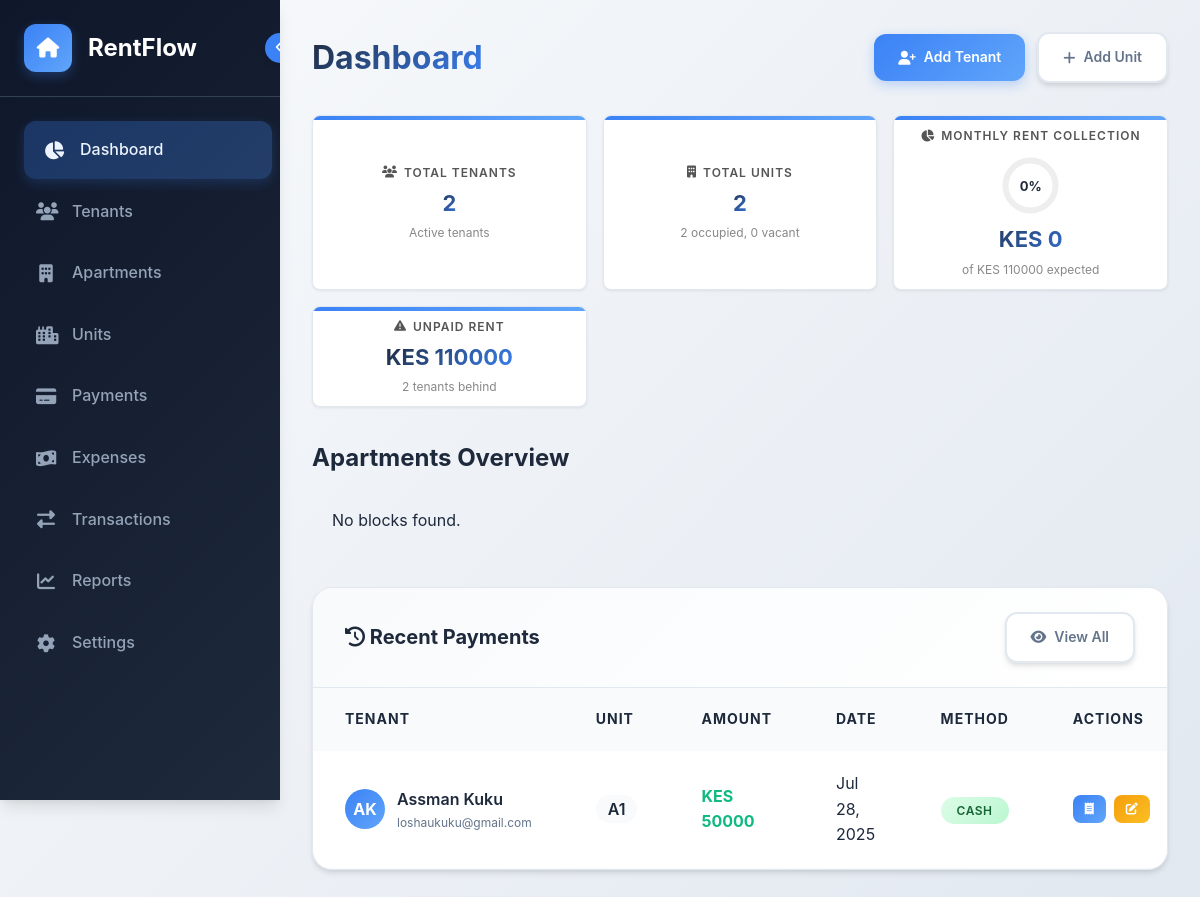
The page / on the database its author committed.
### rentals/models.py (models this page shows, shortened)
class Payment(models.Model):
    PAYMENT_METHODS = [
        ('cash', 'Cash'),
        ('mpesa', 'M-Pesa'),
        ('bank_transfer', 'Bank Transfer'),
        ('cheque', 'Cheque'),
    ]
    tenant = models.ForeignKey(Tenant, on_delete=models.CASCADE, related_name='payments')
    amount = models.DecimalField(max_digits=10, decimal_places=2)
    payment_date = models.DateField()
    payment_method = models.CharField(max_length=15, choices=PAYMENT_METHODS)
    reference_number = models.CharField(max_length=50, blank=True)
    notes = models.TextField(blank=True)
    created_at = models.DateTimeField(auto_now_add=True)
    class Meta:
        ordering = ['-payment_date']

class Tenant(models.Model):
    PAYMENT_STATUS = [
        ('paid', 'Paid'),
        ('unpaid', 'Unpaid'),
        ('partial', 'Partial'),
        ('overdue', 'Overdue'),
    ]
    phone_regex = RegexValidator(
        regex=r'^\+?1?\d{9,15}$',
        message="Phone number must be entered in the format: '+999999999'. Up to 15 digits allowed."
    )
    first_name = models.CharField(max_length=50)
    last_name = models.CharField(max_length=50)
    email = models.EmailField(unique=True)
    phone_number = models.CharField(validators=[phone_regex], max_length=17)
    unit = models.OneToOneField('Unit', on_delete=models.CASCADE, related_name='tenant')
    lease_start_date = models.DateField()
    lease_end_date = models.DateField()
    security_deposit = models.DecimalField(max_digits=10, decimal_places=2)
    payment_status = models.CharField(max_length=10, choices=PAYMENT_STATUS, default='unpaid')
    created_at = models.DateTimeField(auto_now_add=True)
    updated_at = models.DateTimeField(auto_now=True)
    @property
    def full_name(self):
        return f"{self.first_name} {self.last_name}"
    class Meta:
        ordering = ['first_name', 'last_name']

class Unit(models.Model):
    UNIT_TYPES = [
        ('studio', 'Studio'),
        ('1br', '1 Bedroom'),
        ('2br', '2 Bedroom'),
        ('3br', '3 Bedroom'),
        ('4br', '4 Bedroom'),
    ]
    STATUS_CHOICES = [
        ('vacant', 'Vacant'),
        ('occupied', 'Occupied'),
        ('maintenance', 'Under Maintenance'),
    ]
    unit_number = models.CharField(max_length=10, unique=True)
    unit_type = models.CharField(max_length=10, choices=UNIT_TYPES)
    rent_amount = models.DecimalField(max_digits=10, decimal_places=2)
    description = models.TextField(blank=True)
    status = models.CharField(max_length=15, choices=STATUS_CHOICES, default='vacant')
    created_at = models.DateTimeField(auto_now_add=True)
    updated_at = models.DateTimeField(auto_now=True)
    block = models.ForeignKey(Block, on_delete=models.CASCADE, related_name='units', null=True, blank=True)
    class Meta:
        ordering = ['unit_number']

### rentals/views.py (the view, shortened to what this page needs)
# urls.py: path('', views.dashboard, name='dashboard'),
def dashboard(request):
    now = timezone.now()
    current_month = now.month
    current_year = now.year
    total_tenants = Tenant.objects.count()
    total_units = Unit.objects.count()
    occupied_units = Unit.objects.filter(status='occupied').count()
    vacant_units = Unit.objects.filter(status='vacant').count()
    total_expected_rent = Unit.objects.filter(status='occupied').aggregate(
        total=Sum('rent_amount')
    )['total'] or 0
    payments_this_month = Payment.objects.filter(
        payment_date__month=current_month,
        payment_date__year=current_year
    ).aggregate(total=Sum('amount'))['total'] or 0
    unpaid_rent = total_expected_rent - payments_this_month
    collection_percentage = int((payments_this_month / total_expected_rent) * 100) if total_expected_rent else 0
    recent_payments = Payment.objects.select_related('tenant', 'tenant__unit').order_by('-payment_date')[:5]
    paid_ids = Payment.objects.filter(
        payment_date__month=current_month,
        payment_date__year=current_year
    ).values_list('tenant_id', flat=True)
    unpaid_tenants = Tenant.objects.exclude(id__in=paid_ids).count()
    blocks = Block.objects.annotate(
        annotated_total_units=Count('units', distinct=True),
        occupied_units=Count('units', filter=Q(units__status='occupied'), distinct=True),
        tenants_count=Count('units__tenant', distinct=True),
        total_rent=Sum(
            'units__tenant__payments__amount',
            filter=Q(units__tenant__payments__payment_date__month=current_month,
                     units__tenant__payments__payment_date__year=current_year)
        ),
        expected_rent=Sum(
            'units__rent_amount',
            filter=Q(units__status='occupied')
        )
    )
    context = {
        'total_tenants': total_tenants,
        'total_units': total_units,
        'occupied_units': occupied_units,
        'vacant_units': vacant_units,
        'total_expected_rent': total_expected_rent,
        'payments_this_month': payments_this_month,
        'unpaid_rent': unpaid_rent,
        'collection_percentage': collection_percentage,
        'recent_payments': recent_payments,
        'unpaid_tenants': unpaid_tenants,
        'blocks': blocks,
    }
    return render(request, 'rentals/dashboard.html', context)

### templates/rentals/dashboard.html (shortened to what this page needs)
{% extends 'base.html' %}
{% block content %}
<div class="header">
    <h1 class="page-title">Dashboard</h1>
    <div class="header-actions">
        <a href="{% url 'add_tenant' %}" class="btn btn-primary">
            <i class="fas fa-user-plus"></i>
            Add Tenant
        </a>
        <a href="{% url 'add_unit' %}" class="btn btn-secondary">
            <i class="fas fa-plus"></i>
            Add Unit
        </a>
    </div>
</div>
<div class="dashboard-grid">
    <div class="card">
        <h3 class="card-title"><i class="fas fa-users"></i> Total Tenants</h3>
        <div class="card-value">{{ total_tenants }}</div>
        <div class="card-subtitle">Active tenants</div>
    </div>
    <div class="card">
        <h3 class="card-title"><i class="fas fa-building"></i> Total Units</h3>
        <div class="card-value">{{ total_units }}</div>
        <div class="card-subtitle">{{ occupied_units }} occupied, {{ vacant_units }} vacant</div>
    </div>
    <div class="card">
        <h3 class="card-title"><i class="fas fa-chart-pie"></i> Monthly Rent Collection</h3>
        <div class="progress-circle">
            <svg>
                <circle class="progress-circle-bg" cx="60" cy="60" r="45"></circle>
                <circle class="progress-circle-fill" cx="60" cy="60" r="45"></circle>
            </svg>
            <div class="progress-text">{{ collection_percentage }}%</div>
        </div>
        <div style="text-align: center;">
            <div class="card-value">KES {{ payments_this_month|floatformat:0 }}</div>
            <div class="card-subtitle">of KES {{ total_expected_rent|floatformat:0 }} expected</div>
        </div>
    </div>
    <div class="card">
        <h3 class="card-title"><i class="fas fa-exclamation-triangle"></i> Unpaid Rent</h3>
        <div class="card-value" style="color: var(--danger-color, #dc3545);">
            KES {{ unpaid_rent|floatformat:0 }}
        </div>
        <div class="card-subtitle">{{ unpaid_tenants }} tenants behind</div>
    </div>
</div>
<h2 style="margin-top: 20px;">Apartments Overview</h2>
<div class="block-scroll-container">
    {% for block in blocks %}
    <div class="card block-card">
        <h3 class="card-title"><i class="fas fa-layer-group"></i> {{ block.name }}</h3>
        <div class="card-subtitle">{{ block.location }}</div>
        <div class="block-metrics">
            <div class="metric-box">
                <div class="metric-value">{{ block.annotated_total_units }}</div>
                <div class="metric-label">Units</div>
            </div>
            <div class="metric-box">
                <div class="metric-value">{{ block.vacant_units }}</div>
                <div class="metric-label">Vacant</div>
            </div>
            <div class="metric-box">
                <div class="metric-value">{{ block.fully_paid_count }}</div>
                <div class="metric-label">Paid</div>
            </div>
            <div class="metric-box">
                <div class="metric-value">{{ block.tenants_count_display }}</div>
                <div class="metric-label">Tenants</div>
            </div>
            <div class="metric-box">
                <div class="metric-value">
                    KES {{ block.total_rent|floatformat:0 }}
                    <span style="font-size: 12px; color: #888;">/ KES {{ block.expected_rent|floatformat:0 }}</span>
                </div>
                <div class="metric-label">Rent Collected</div>
            </div>
            <div class="metric-box">
                <div class="metric-value">{{ block.occupancy_percent }}%</div>
                <div class="metric-label">Occupancy</div>
            </div>
        </div>
    </div>
    {% empty %}
    <div style="padding: 20px;">No blocks found.</div>
    {% endfor %}
</div>
<div class="table-container">
    <div class="table-header">
        <h3 class="table-title">
            <i class="fas fa-history"></i>
            Recent Payments
        </h3>
        <a href="{% url 'payments_list' %}" class="btn btn-secondary">
            <i class="fas fa-eye"></i>
            View All
        </a>
    </div>
    <div class="table-responsive">
        <table>
            <thead>
                <tr>
                    <th>Tenant</th>
                    <th>Unit</th>
                    <th>Amount</th>
                    <th>Date</th>
                    <th>Method</th>
                    <th>Actions</th>
                </tr>
            </thead>
            <tbody>
                {% for payment in recent_payments %}
                <tr>
                    <td>
                        <div style="display: flex; align-items: center; gap: 12px;">
                            <div style="width: 40px; height: 40px; background: linear-gradient(135deg, var(--primary-color), var(--primary-light)); border-radius: 50%; display: flex; align-items: center; justify-content: center; color: white; font-weight: bold;">
                                {{ payment.tenant.first_name.0 }}{{ payment.tenant.last_name.0 }}
                            </div>
                            <div>
                                <div style="font-weight: 600;">{{ payment.tenant.full_name }}</div>
                                <div style="font-size: 12px; color: var(--text-light);">{{ payment.tenant.email }}</div>
                            </div>
                        </div>
                    </td>
                    <td>
                        <span style="background: var(--light-bg); padding: 4px 12px; border-radius: 20px; font-weight: 600;">
                            {{ payment.tenant.unit.unit_number }}
                        </span>
                    </td>
                    <td>
                        <span style="font-weight: 700; color: var(--success-color);">
                            KES {{ payment.amount|floatformat:0 }}
                        </span>
                    </td>
                    <td>{{ payment.payment_date|date:"M d, Y" }}</td>
                    <td>
                        <span class="status status-paid">
                            {{ payment.get_payment_method_display }}
                        </span>
                    </td>
                    <td>
                        <div class="action-buttons">
                            <a href="{% url 'view_payment' payment.id %}" class="btn-action btn-view tooltip" data-tooltip="View Receipt">
                                <i class="fas fa-receipt"></i>
                            </a>
                            <a href="{% url 'edit_payment' payment.id %}" class="btn-action btn-edit tooltip" data-tooltip="Edit Payment">
                                <i class="fas fa-edit"></i>
                            </a>
                        </div>
                    </td>
                </tr>
                {% endfor %}
            </tbody>
        </table>
    </div>
</div>
{% endblock %}

### rows shown on the page
Payment: tenant.first_name.0 "A", tenant.last_name.0 "K", tenant.full_name "Assman Kuku", tenant.email "loshaukuku@gmail.com", tenant.unit.unit_number "A1", amount "50000", payment_date "Jul 28, 2025", payment_method "CASH"

### other values the page prints
{{ total_tenants }} "2"
{{ total_units }} "2"
{{ occupied_units }} "2"
{{ vacant_units }} "0"
{{ collection_percentage }} "0"
{{ payments_this_month|floatformat:0 }} "0"
{{ total_expected_rent|floatformat:0 }} "110000"
{{ unpaid_rent|floatformat:0 }} "110000"
{{ unpaid_tenants }} "2"
